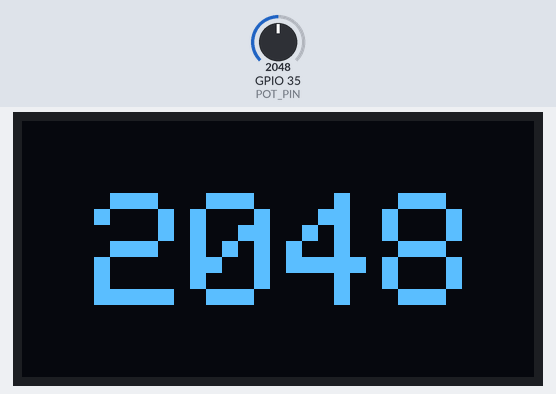
Bench run of a sketch on a simulated ESP32. On the bench: 128×64 one-colour display. Inputs (shaded band) come from the test bench; at power-on: GPIO 35 (POT_PIN) = 2048. What the sketch prints to the serial monitor is not drawn.

Above: at 2.7 s.
2.8 s: GPIO 35 (POT_PIN) set to 2866
At 3.5 s:
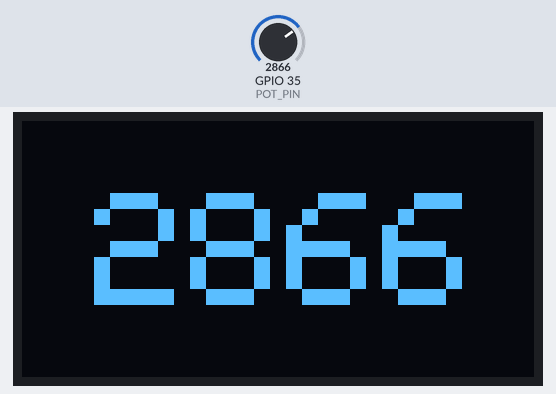
4.4 s: GPIO 35 (POT_PIN) set to 3603
At 4.9 s:
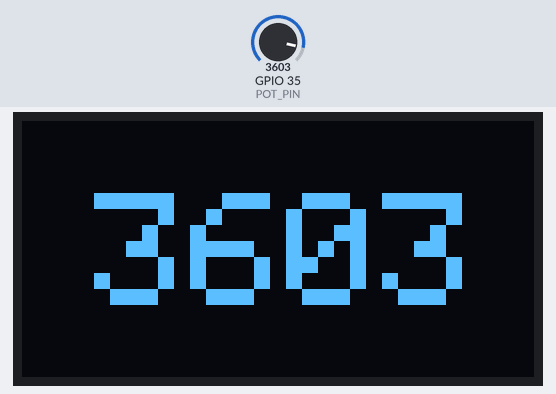
5.9 s: GPIO 35 (POT_PIN) set to 4095
At 6.4 s:
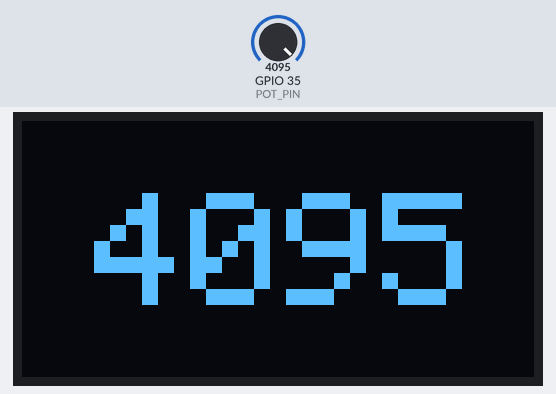
Timing chart, 0 to 8.9 s (numbered marks = the images above; inputs shaded):
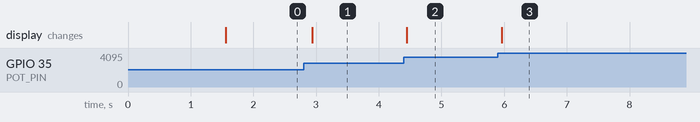

Measured:
- after the input at 2.8 s, the display: changes after 0.14 s (image 1)
- after the input at 4.4 s, the display: changes after 0.05 s (image 2)
- after the input at 5.9 s, the display: changes after 0.06 s (image 3)

The sketch:

OLEDScreen_testing_096inch.ino
```cpp
/*

***FUNZIONI UTILI:***
clearDisplay():
pulisce tutto quello che c'era nello schermo

setCursor(int x, int y):
date una x e una y, imposta il cursore a quelle coordinate come in un grafico
cartesiano, solo che parte dall'alto-sinistra.

setTextColor(COLOR):
imposta il colore con cui opereremo (es. per scrivere).

setTextSize(int size):
imposta la grandezza dei caratteri digitati sullo schermo.

print(String text):
data una stringa e impostati precedentemente il cursore, il colore e la grandezza (forse
anche il font), stampa la stringa.

drawLine(int x1, int y1, int x2, int y2, COLOR):
dati un punto A e un punto B (indicati con 4 coordinate), disegna una linea che parte
dal punto A al punto B.

drawRectangle(int x1, int y1, int x2, int y2, COLOR):
dati un punto A e un punto B (indicati con 4 coordinate), disegna un rettangolo che parte
dal punto A al punto B.
Il parametro COLOR imposta il colore del perimetro.

fillRectangle(int x1, int y1, int x2, int y2, COLOR):
stessa cosa di drawRect, ma lo riempie del colore COLOR.

display():
tutte le funzioni citate qua sopra sono inefficaci senza questa.
Infatti, serve per far vedere le cose impostate.

TUTTE LE FUNZIONI SONO ELENCATE NEL FILE Adafruit_SSD1306.h CHE E' OPEN SOURCE.

*/

#include <Arduino.h>
#include <Adafruit_SSD1306.h>

#define POT_PIN 35
#define OLED_I2C_ADDRESS 0x3C
#define OLED_WIDTH 128
#define OLED_HEIGHT 64

Adafruit_SSD1306 oled(OLED_WIDTH, OLED_HEIGHT);

void setup() {
  Serial.begin(115200);
  Serial.println("Setup iniziato.");

  if(!oled.begin(SSD1306_SWITCHCAPVCC, OLED_I2C_ADDRESS)) {
    Serial.println("Errore, display oled non inizializzato.");
    while(true);
  }
  Serial.println("Display oled inizializzato.");

  oled.clearDisplay();
  //showHeader();
  //oled.display();
  oled.setCursor(0, 0);
  Serial.println("Setup finito.");
  delay(1500);
}

void loop() {
  int potVal = analogRead(POT_PIN);
  //Serial.println(potVal); //per debuggare lol

  printCenteredText(String(potVal));
  oled.display();
  delay(100);
}


void printCenteredText(String text) {
  Serial.println(text); //per debuggare lol

  oled.clearDisplay();

  oled.setTextSize(4);
  oled.setTextColor(WHITE);
  oled.setCursor(0, 0);

  int16_t x1 = 0, y1 = 0;
  uint16_t w = 0, h = 0;
  oled.getTextBounds(text, 0, 0, &x1, &y1, &w, &h);

  int16_t x = (OLED_WIDTH - (x1 + w)) / 2 + 2;
  int16_t y = (OLED_HEIGHT - (y1 + h)) / 2 + 2;
  oled.setCursor(x, y);

  oled.print(text);
}
```
